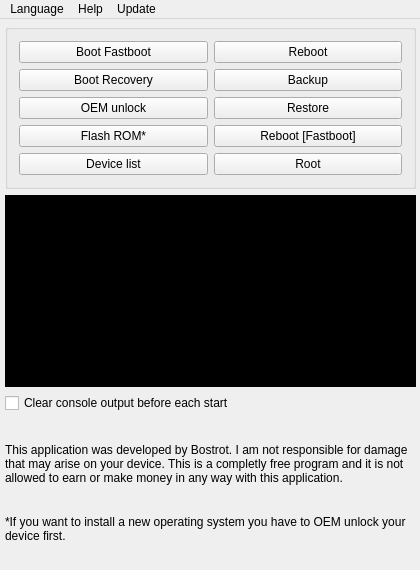
<?xml version="1.0" encoding="UTF-8"?>
<ui version="4.0">
 <class>MainWindow</class>
 <widget class="QMainWindow" name="MainWindow">
  <property name="geometry">
   <rect>
    <x>0</x>
    <y>0</y>
    <width>420</width>
    <height>570</height>
   </rect>
  </property>
  <property name="minimumSize">
   <size>
    <width>420</width>
    <height>570</height>
   </size>
  </property>
  <property name="maximumSize">
   <size>
    <width>420</width>
    <height>570</height>
   </size>
  </property>
  <property name="windowTitle">
   <string>OPOT_1.0.9</string>
  </property>
  <property name="locale">
   <locale language="English" country="UnitedStates"/>
  </property>
  <widget class="QWidget" name="centralWidget">
   <widget class="QWidget" name="gridLayoutWidget">
    <property name="geometry">
     <rect>
      <x>0</x>
      <y>0</y>
      <width>421</width>
      <height>571</height>
     </rect>
    </property>
    <layout class="QGridLayout" name="gridLayout">
     <property name="leftMargin">
      <number>5</number>
     </property>
     <property name="topMargin">
      <number>5</number>
     </property>
     <property name="rightMargin">
      <number>5</number>
     </property>
     <property name="bottomMargin">
      <number>5</number>
     </property>
     <item row="2" column="0">
      <layout class="QVBoxLayout" name="verticalLayout">
       <item>
        <widget class="QPlainTextEdit" name="plainTextEditConsoleOutput">
         <property name="sizePolicy">
          <sizepolicy hsizetype="Expanding" vsizetype="Fixed">
           <horstretch>0</horstretch>
           <verstretch>0</verstretch>
          </sizepolicy>
         </property>
         <property name="font">
          <font>
           <family>Courier</family>
          </font>
         </property>
         <property name="styleSheet">
          <string notr="true">background-color: rgb(0, 0, 0);
color: rgb(255, 255, 255);</string>
         </property>
         <property name="undoRedoEnabled">
          <bool>false</bool>
         </property>
         <property name="readOnly">
          <bool>true</bool>
         </property>
        </widget>
       </item>
       <item>
        <widget class="QCheckBox" name="checkBoxClearOutput">
         <property name="text">
          <string>Clear console output before each start</string>
         </property>
        </widget>
       </item>
      </layout>
     </item>
     <item row="5" column="0">
      <widget class="QLabel" name="labelDisclaimer">
       <property name="sizePolicy">
        <sizepolicy hsizetype="Preferred" vsizetype="Fixed">
         <horstretch>0</horstretch>
         <verstretch>0</verstretch>
        </sizepolicy>
       </property>
       <property name="text">
        <string>This application was developed by Bostrot. I am not responsible for damage that may arise on your device. This is a completly free program and it is not allowed to earn or make money in any way with this application. 

</string>
       </property>
       <property name="textFormat">
        <enum>Qt::RichText</enum>
       </property>
       <property name="scaledContents">
        <bool>false</bool>
       </property>
       <property name="wordWrap">
        <bool>true</bool>
       </property>
      </widget>
     </item>
     <item row="6" column="0">
      <widget class="QLabel" name="labelFootnote">
       <property name="sizePolicy">
        <sizepolicy hsizetype="Preferred" vsizetype="Fixed">
         <horstretch>0</horstretch>
         <verstretch>0</verstretch>
        </sizepolicy>
       </property>
       <property name="text">
        <string>*If you want to install a new operating system you have to OEM unlock your device first.</string>
       </property>
       <property name="wordWrap">
        <bool>true</bool>
       </property>
      </widget>
     </item>
     <item row="1" column="0">
      <widget class="QGroupBox" name="groupBox">
       <property name="title">
        <string/>
       </property>
       <layout class="QGridLayout" name="gridLayout_3">
        <item row="0" column="0">
         <widget class="QPushButton" name="fastboot">
          <property name="cursor">
           <cursorShape>PointingHandCursor</cursorShape>
          </property>
          <property name="text">
           <string>Boot Fastboot</string>
          </property>
         </widget>
        </item>
        <item row="0" column="1">
         <widget class="QPushButton" name="reboot">
          <property name="cursor">
           <cursorShape>PointingHandCursor</cursorShape>
          </property>
          <property name="text">
           <string>Reboot</string>
          </property>
         </widget>
        </item>
        <item row="1" column="0">
         <widget class="QPushButton" name="recovery">
          <property name="cursor">
           <cursorShape>PointingHandCursor</cursorShape>
          </property>
          <property name="text">
           <string>Boot Recovery</string>
          </property>
         </widget>
        </item>
        <item row="1" column="1">
         <widget class="QPushButton" name="backup">
          <property name="cursor">
           <cursorShape>PointingHandCursor</cursorShape>
          </property>
          <property name="text">
           <string>Backup</string>
          </property>
         </widget>
        </item>
        <item row="2" column="0">
         <widget class="QPushButton" name="oemunlock">
          <property name="cursor">
           <cursorShape>PointingHandCursor</cursorShape>
          </property>
          <property name="text">
           <string>OEM unlock</string>
          </property>
         </widget>
        </item>
        <item row="2" column="1">
         <widget class="QPushButton" name="restore">
          <property name="cursor">
           <cursorShape>PointingHandCursor</cursorShape>
          </property>
          <property name="text">
           <string>Restore</string>
          </property>
         </widget>
        </item>
        <item row="3" column="0">
         <widget class="QPushButton" name="flashrom">
          <property name="cursor">
           <cursorShape>PointingHandCursor</cursorShape>
          </property>
          <property name="text">
           <string>Flash ROM*</string>
          </property>
         </widget>
        </item>
        <item row="3" column="1">
         <widget class="QPushButton" name="rebootfastboot">
          <property name="cursor">
           <cursorShape>PointingHandCursor</cursorShape>
          </property>
          <property name="text">
           <string>Reboot [Fastboot]</string>
          </property>
         </widget>
        </item>
        <item row="4" column="0">
         <widget class="QPushButton" name="devices">
          <property name="cursor">
           <cursorShape>PointingHandCursor</cursorShape>
          </property>
          <property name="text">
           <string>Device list</string>
          </property>
         </widget>
        </item>
        <item row="4" column="1">
         <widget class="QPushButton" name="root">
          <property name="enabled">
           <bool>true</bool>
          </property>
          <property name="cursor">
           <cursorShape>PointingHandCursor</cursorShape>
          </property>
          <property name="text">
           <string>Root</string>
          </property>
         </widget>
        </item>
       </layout>
      </widget>
     </item>
     <item row="7" column="0">
      <widget class="QWidget" name="horizontalWidgetLinks" native="true">
       <property name="sizePolicy">
        <sizepolicy hsizetype="Preferred" vsizetype="Fixed">
         <horstretch>0</horstretch>
         <verstretch>0</verstretch>
        </sizepolicy>
       </property>
       <layout class="QHBoxLayout" name="horizontalLayout">
        <item>
         <widget class="QLabel" name="labelForumLink">
          <property name="palette">
           <palette>
            <active>
             <colorrole role="WindowText">
              <brush brushstyle="SolidPattern">
               <color alpha="255">
                <red>0</red>
                <green>0</green>
                <blue>0</blue>
               </color>
              </brush>
             </colorrole>
             <colorrole role="Button">
              <brush brushstyle="SolidPattern">
               <color alpha="255">
                <red>0</red>
                <green>0</green>
                <blue>255</blue>
               </color>
              </brush>
             </colorrole>
             <colorrole role="Light">
              <brush brushstyle="SolidPattern">
               <color alpha="255">
                <red>127</red>
                <green>127</green>
                <blue>255</blue>
               </color>
              </brush>
             </colorrole>
             <colorrole role="Midlight">
              <brush brushstyle="SolidPattern">
               <color alpha="255">
                <red>63</red>
                <green>63</green>
                <blue>255</blue>
               </color>
              </brush>
             </colorrole>
             <colorrole role="Dark">
              <brush brushstyle="SolidPattern">
               <color alpha="255">
                <red>0</red>
                <green>0</green>
                <blue>127</blue>
               </color>
              </brush>
             </colorrole>
             <colorrole role="Mid">
              <brush brushstyle="SolidPattern">
               <color alpha="255">
                <red>0</red>
                <green>0</green>
                <blue>170</blue>
               </color>
              </brush>
             </colorrole>
             <colorrole role="Text">
              <brush brushstyle="SolidPattern">
               <color alpha="255">
                <red>0</red>
                <green>0</green>
                <blue>0</blue>
               </color>
              </brush>
             </colorrole>
             <colorrole role="BrightText">
              <brush brushstyle="SolidPattern">
               <color alpha="255">
                <red>255</red>
                <green>255</green>
                <blue>255</blue>
               </color>
              </brush>
             </colorrole>
             <colorrole role="ButtonText">
              <brush brushstyle="SolidPattern">
               <color alpha="255">
                <red>0</red>
                <green>0</green>
                <blue>0</blue>
               </color>
              </brush>
             </colorrole>
             <colorrole role="Base">
              <brush brushstyle="SolidPattern">
               <color alpha="255">
                <red>255</red>
                <green>255</green>
                <blue>255</blue>
               </color>
              </brush>
             </colorrole>
             <colorrole role="Window">
              <brush brushstyle="SolidPattern">
               <color alpha="255">
                <red>0</red>
                <green>0</green>
                <blue>255</blue>
               </color>
              </brush>
             </colorrole>
             <colorrole role="Shadow">
              <brush brushstyle="SolidPattern">
               <color alpha="255">
                <red>0</red>
                <green>0</green>
                <blue>0</blue>
               </color>
              </brush>
             </colorrole>
             <colorrole role="AlternateBase">
              <brush brushstyle="SolidPattern">
               <color alpha="255">
                <red>127</red>
                <green>127</green>
                <blue>255</blue>
               </color>
              </brush>
             </colorrole>
             <colorrole role="ToolTipBase">
              <brush brushstyle="SolidPattern">
               <color alpha="255">
                <red>255</red>
                <green>255</green>
                <blue>220</blue>
               </color>
              </brush>
             </colorrole>
             <colorrole role="ToolTipText">
              <brush brushstyle="SolidPattern">
               <color alpha="255">
                <red>0</red>
                <green>0</green>
                <blue>0</blue>
               </color>
              </brush>
             </colorrole>
            </active>
            <inactive>
             <colorrole role="WindowText">
              <brush brushstyle="SolidPattern">
               <color alpha="255">
                <red>0</red>
                <green>0</green>
                <blue>0</blue>
               </color>
              </brush>
             </colorrole>
             <colorrole role="Button">
              <brush brushstyle="SolidPattern">
               <color alpha="255">
                <red>0</red>
                <green>0</green>
                <blue>255</blue>
               </color>
              </brush>
             </colorrole>
             <colorrole role="Light">
              <brush brushstyle="SolidPattern">
               <color alpha="255">
                <red>127</red>
                <green>127</green>
                <blue>255</blue>
               </color>
              </brush>
             </colorrole>
             <colorrole role="Midlight">
              <brush brushstyle="SolidPattern">
               <color alpha="255">
                <red>63</red>
                <green>63</green>
                <blue>255</blue>
               </color>
              </brush>
             </colorrole>
             <colorrole role="Dark">
              <brush brushstyle="SolidPattern">
               <color alpha="255">
                <red>0</red>
                <green>0</green>
                <blue>127</blue>
               </color>
              </brush>
             </colorrole>
             <colorrole role="Mid">
              <brush brushstyle="SolidPattern">
               <color alpha="255">
                <red>0</red>
                <green>0</green>
                <blue>170</blue>
               </color>
              </brush>
             </colorrole>
             <colorrole role="Text">
              <brush brushstyle="SolidPattern">
               <color alpha="255">
                <red>0</red>
                <green>0</green>
                <blue>0</blue>
               </color>
              </brush>
             </colorrole>
             <colorrole role="BrightText">
              <brush brushstyle="SolidPattern">
               <color alpha="255">
                <red>255</red>
                <green>255</green>
                <blue>255</blue>
               </color>
              </brush>
             </colorrole>
             <colorrole role="ButtonText">
              <brush brushstyle="SolidPattern">
               <color alpha="255">
                <red>0</red>
                <green>0</green>
                <blue>0</blue>
               </color>
              </brush>
             </colorrole>
             <colorrole role="Base">
              <brush brushstyle="SolidPattern">
               <color alpha="255">
                <red>255</red>
                <green>255</green>
                <blue>255</blue>
               </color>
              </brush>
             </colorrole>
             <colorrole role="Window">
              <brush brushstyle="SolidPattern">
               <color alpha="255">
                <red>0</red>
                <green>0</green>
                <blue>255</blue>
               </color>
              </brush>
             </colorrole>
             <colorrole role="Shadow">
              <brush brushstyle="SolidPattern">
               <color alpha="255">
                <red>0</red>
                <green>0</green>
                <blue>0</blue>
               </color>
              </brush>
             </colorrole>
             <colorrole role="AlternateBase">
              <brush brushstyle="SolidPattern">
               <color alpha="255">
                <red>127</red>
                <green>127</green>
                <blue>255</blue>
               </color>
              </brush>
             </colorrole>
             <colorrole role="ToolTipBase">
              <brush brushstyle="SolidPattern">
               <color alpha="255">
                <red>255</red>
                <green>255</green>
                <blue>220</blue>
               </color>
              </brush>
             </colorrole>
             <colorrole role="ToolTipText">
              <brush brushstyle="SolidPattern">
               <color alpha="255">
                <red>0</red>
                <green>0</green>
                <blue>0</blue>
               </color>
              </brush>
             </colorrole>
            </inactive>
            <disabled>
             <colorrole role="WindowText">
              <brush brushstyle="SolidPattern">
               <color alpha="255">
                <red>0</red>
                <green>0</green>
                <blue>127</blue>
               </color>
              </brush>
             </colorrole>
             <colorrole role="Button">
              <brush brushstyle="SolidPattern">
               <color alpha="255">
                <red>0</red>
                <green>0</green>
                <blue>255</blue>
               </color>
              </brush>
             </colorrole>
             <colorrole role="Light">
              <brush brushstyle="SolidPattern">
               <color alpha="255">
                <red>127</red>
                <green>127</green>
                <blue>255</blue>
               </color>
              </brush>
             </colorrole>
             <colorrole role="Midlight">
              <brush brushstyle="SolidPattern">
               <color alpha="255">
                <red>63</red>
                <green>63</green>
                <blue>255</blue>
               </color>
              </brush>
             </colorrole>
             <colorrole role="Dark">
              <brush brushstyle="SolidPattern">
               <color alpha="255">
                <red>0</red>
                <green>0</green>
                <blue>127</blue>
               </color>
              </brush>
             </colorrole>
             <colorrole role="Mid">
              <brush brushstyle="SolidPattern">
               <color alpha="255">
                <red>0</red>
                <green>0</green>
                <blue>170</blue>
               </color>
              </brush>
             </colorrole>
             <colorrole role="Text">
              <brush brushstyle="SolidPattern">
               <color alpha="255">
                <red>0</red>
                <green>0</green>
                <blue>127</blue>
               </color>
              </brush>
             </colorrole>
             <colorrole role="BrightText">
              <brush brushstyle="SolidPattern">
               <color alpha="255">
                <red>255</red>
                <green>255</green>
                <blue>255</blue>
               </color>
              </brush>
             </colorrole>
             <colorrole role="ButtonText">
              <brush brushstyle="SolidPattern">
               <color alpha="255">
                <red>0</red>
                <green>0</green>
                <blue>127</blue>
               </color>
              </brush>
             </colorrole>
             <colorrole role="Base">
              <brush brushstyle="SolidPattern">
               <color alpha="255">
                <red>0</red>
                <green>0</green>
                <blue>255</blue>
               </color>
              </brush>
             </colorrole>
             <colorrole role="Window">
              <brush brushstyle="SolidPattern">
               <color alpha="255">
                <red>0</red>
                <green>0</green>
                <blue>255</blue>
               </color>
              </brush>
             </colorrole>
             <colorrole role="Shadow">
              <brush brushstyle="SolidPattern">
               <color alpha="255">
                <red>0</red>
                <green>0</green>
                <blue>0</blue>
               </color>
              </brush>
             </colorrole>
             <colorrole role="AlternateBase">
              <brush brushstyle="SolidPattern">
               <color alpha="255">
                <red>0</red>
                <green>0</green>
                <blue>255</blue>
               </color>
              </brush>
             </colorrole>
             <colorrole role="ToolTipBase">
              <brush brushstyle="SolidPattern">
               <color alpha="255">
                <red>255</red>
                <green>255</green>
                <blue>220</blue>
               </color>
              </brush>
             </colorrole>
             <colorrole role="ToolTipText">
              <brush brushstyle="SolidPattern">
               <color alpha="255">
                <red>0</red>
                <green>0</green>
                <blue>0</blue>
               </color>
              </brush>
             </colorrole>
            </disabled>
           </palette>
          </property>
          <property name="cursor">
           <cursorShape>PointingHandCursor</cursorShape>
          </property>
          <property name="text">
           <string>&lt;html&gt;&lt;head/&gt;&lt;body&gt;&lt;p&gt;&lt;a href=&quot;https://forums.oneplus.net/threads/oneplus-one-toolkit-new.311774/&quot;&gt;&lt;span style=&quot; text-decoration: underline; color:#0000ff;&quot;&gt;OnePlus One Forum&lt;/span&gt;&lt;/a&gt;&lt;/p&gt;&lt;/body&gt;&lt;/html&gt;</string>
          </property>
          <property name="openExternalLinks">
           <bool>true</bool>
          </property>
         </widget>
        </item>
        <item>
         <widget class="QLabel" name="labelWebsiteLink">
          <property name="palette">
           <palette>
            <active>
             <colorrole role="WindowText">
              <brush brushstyle="SolidPattern">
               <color alpha="255">
                <red>0</red>
                <green>0</green>
                <blue>0</blue>
               </color>
              </brush>
             </colorrole>
             <colorrole role="Button">
              <brush brushstyle="SolidPattern">
               <color alpha="255">
                <red>0</red>
                <green>0</green>
                <blue>255</blue>
               </color>
              </brush>
             </colorrole>
             <colorrole role="Light">
              <brush brushstyle="SolidPattern">
               <color alpha="255">
                <red>127</red>
                <green>127</green>
                <blue>255</blue>
               </color>
              </brush>
             </colorrole>
             <colorrole role="Midlight">
              <brush brushstyle="SolidPattern">
               <color alpha="255">
                <red>63</red>
                <green>63</green>
                <blue>255</blue>
               </color>
              </brush>
             </colorrole>
             <colorrole role="Dark">
              <brush brushstyle="SolidPattern">
               <color alpha="255">
                <red>0</red>
                <green>0</green>
                <blue>127</blue>
               </color>
              </brush>
             </colorrole>
             <colorrole role="Mid">
              <brush brushstyle="SolidPattern">
               <color alpha="255">
                <red>0</red>
                <green>0</green>
                <blue>170</blue>
               </color>
              </brush>
             </colorrole>
             <colorrole role="Text">
              <brush brushstyle="SolidPattern">
               <color alpha="255">
                <red>0</red>
                <green>0</green>
                <blue>0</blue>
               </color>
              </brush>
             </colorrole>
             <colorrole role="BrightText">
              <brush brushstyle="SolidPattern">
               <color alpha="255">
                <red>255</red>
                <green>255</green>
                <blue>255</blue>
               </color>
              </brush>
             </colorrole>
             <colorrole role="ButtonText">
              <brush brushstyle="SolidPattern">
               <color alpha="255">
                <red>0</red>
                <green>0</green>
                <blue>0</blue>
               </color>
              </brush>
             </colorrole>
             <colorrole role="Base">
              <brush brushstyle="SolidPattern">
               <color alpha="255">
                <red>255</red>
                <green>255</green>
                <blue>255</blue>
               </color>
              </brush>
             </colorrole>
             <colorrole role="Window">
              <brush brushstyle="SolidPattern">
               <color alpha="255">
                <red>0</red>
                <green>0</green>
                <blue>255</blue>
               </color>
              </brush>
             </colorrole>
             <colorrole role="Shadow">
              <brush brushstyle="SolidPattern">
               <color alpha="255">
                <red>0</red>
                <green>0</green>
                <blue>0</blue>
               </color>
              </brush>
             </colorrole>
             <colorrole role="AlternateBase">
              <brush brushstyle="SolidPattern">
               <color alpha="255">
                <red>127</red>
                <green>127</green>
                <blue>255</blue>
               </color>
              </brush>
             </colorrole>
             <colorrole role="ToolTipBase">
              <brush brushstyle="SolidPattern">
               <color alpha="255">
                <red>255</red>
                <green>255</green>
                <blue>220</blue>
               </color>
              </brush>
             </colorrole>
             <colorrole role="ToolTipText">
              <brush brushstyle="SolidPattern">
               <color alpha="255">
                <red>0</red>
                <green>0</green>
                <blue>0</blue>
               </color>
              </brush>
             </colorrole>
            </active>
            <inactive>
             <colorrole role="WindowText">
              <brush brushstyle="SolidPattern">
               <color alpha="255">
                <red>0</red>
                <green>0</green>
                <blue>0</blue>
               </color>
              </brush>
             </colorrole>
             <colorrole role="Button">
              <brush brushstyle="SolidPattern">
               <color alpha="255">
                <red>0</red>
                <green>0</green>
                <blue>255</blue>
               </color>
              </brush>
             </colorrole>
             <colorrole role="Light">
              <brush brushstyle="SolidPattern">
               <color alpha="255">
                <red>127</red>
                <green>127</green>
                <blue>255</blue>
               </color>
              </brush>
             </colorrole>
             <colorrole role="Midlight">
              <brush brushstyle="SolidPattern">
               <color alpha="255">
                <red>63</red>
                <green>63</green>
                <blue>255</blue>
               </color>
              </brush>
             </colorrole>
             <colorrole role="Dark">
              <brush brushstyle="SolidPattern">
               <color alpha="255">
                <red>0</red>
                <green>0</green>
                <blue>127</blue>
               </color>
              </brush>
             </colorrole>
             <colorrole role="Mid">
              <brush brushstyle="SolidPattern">
               <color alpha="255">
                <red>0</red>
                <green>0</green>
                <blue>170</blue>
               </color>
              </brush>
             </colorrole>
             <colorrole role="Text">
              <brush brushstyle="SolidPattern">
               <color alpha="255">
                <red>0</red>
                <green>0</green>
                <blue>0</blue>
               </color>
              </brush>
             </colorrole>
             <colorrole role="BrightText">
              <brush brushstyle="SolidPattern">
               <color alpha="255">
                <red>255</red>
                <green>255</green>
                <blue>255</blue>
               </color>
              </brush>
             </colorrole>
             <colorrole role="ButtonText">
              <brush brushstyle="SolidPattern">
               <color alpha="255">
                <red>0</red>
                <green>0</green>
                <blue>0</blue>
               </color>
              </brush>
             </colorrole>
             <colorrole role="Base">
              <brush brushstyle="SolidPattern">
               <color alpha="255">
                <red>255</red>
                <green>255</green>
                <blue>255</blue>
               </color>
              </brush>
             </colorrole>
             <colorrole role="Window">
              <brush brushstyle="SolidPattern">
               <color alpha="255">
                <red>0</red>
                <green>0</green>
                <blue>255</blue>
               </color>
              </brush>
             </colorrole>
             <colorrole role="Shadow">
              <brush brushstyle="SolidPattern">
               <color alpha="255">
                <red>0</red>
                <green>0</green>
                <blue>0</blue>
               </color>
              </brush>
             </colorrole>
             <colorrole role="AlternateBase">
              <brush brushstyle="SolidPattern">
               <color alpha="255">
                <red>127</red>
                <green>127</green>
                <blue>255</blue>
               </color>
              </brush>
             </colorrole>
             <colorrole role="ToolTipBase">
              <brush brushstyle="SolidPattern">
               <color alpha="255">
                <red>255</red>
                <green>255</green>
                <blue>220</blue>
               </color>
              </brush>
             </colorrole>
             <colorrole role="ToolTipText">
              <brush brushstyle="SolidPattern">
               <color alpha="255">
                <red>0</red>
                <green>0</green>
                <blue>0</blue>
               </color>
              </brush>
             </colorrole>
            </inactive>
            <disabled>
             <colorrole role="WindowText">
              <brush brushstyle="SolidPattern">
               <color alpha="255">
                <red>0</red>
                <green>0</green>
                <blue>127</blue>
               </color>
              </brush>
             </colorrole>
             <colorrole role="Button">
              <brush brushstyle="SolidPattern">
               <color alpha="255">
                <red>0</red>
                <green>0</green>
                <blue>255</blue>
               </color>
              </brush>
             </colorrole>
             <colorrole role="Light">
              <brush brushstyle="SolidPattern">
               <color alpha="255">
                <red>127</red>
                <green>127</green>
                <blue>255</blue>
               </color>
              </brush>
             </colorrole>
             <colorrole role="Midlight">
              <brush brushstyle="SolidPattern">
               <color alpha="255">
                <red>63</red>
                <green>63</green>
                <blue>255</blue>
               </color>
              </brush>
             </colorrole>
             <colorrole role="Dark">
              <brush brushstyle="SolidPattern">
               <color alpha="255">
                <red>0</red>
                <green>0</green>
                <blue>127</blue>
               </color>
              </brush>
             </colorrole>
             <colorrole role="Mid">
              <brush brushstyle="SolidPattern">
               <color alpha="255">
                <red>0</red>
                <green>0</green>
                <blue>170</blue>
               </color>
              </brush>
             </colorrole>
             <colorrole role="Text">
              <brush brushstyle="SolidPattern">
               <color alpha="255">
                <red>0</red>
                <green>0</green>
                <blue>127</blue>
               </color>
              </brush>
             </colorrole>
             <colorrole role="BrightText">
              <brush brushstyle="SolidPattern">
               <color alpha="255">
                <red>255</red>
                <green>255</green>
                <blue>255</blue>
               </color>
              </brush>
             </colorrole>
             <colorrole role="ButtonText">
              <brush brushstyle="SolidPattern">
               <color alpha="255">
                <red>0</red>
                <green>0</green>
                <blue>127</blue>
               </color>
              </brush>
             </colorrole>
             <colorrole role="Base">
              <brush brushstyle="SolidPattern">
               <color alpha="255">
                <red>0</red>
                <green>0</green>
                <blue>255</blue>
               </color>
              </brush>
             </colorrole>
             <colorrole role="Window">
              <brush brushstyle="SolidPattern">
               <color alpha="255">
                <red>0</red>
                <green>0</green>
                <blue>255</blue>
               </color>
              </brush>
             </colorrole>
             <colorrole role="Shadow">
              <brush brushstyle="SolidPattern">
               <color alpha="255">
                <red>0</red>
                <green>0</green>
                <blue>0</blue>
               </color>
              </brush>
             </colorrole>
             <colorrole role="AlternateBase">
              <brush brushstyle="SolidPattern">
               <color alpha="255">
                <red>0</red>
                <green>0</green>
                <blue>255</blue>
               </color>
              </brush>
             </colorrole>
             <colorrole role="ToolTipBase">
              <brush brushstyle="SolidPattern">
               <color alpha="255">
                <red>255</red>
                <green>255</green>
                <blue>220</blue>
               </color>
              </brush>
             </colorrole>
             <colorrole role="ToolTipText">
              <brush brushstyle="SolidPattern">
               <color alpha="255">
                <red>0</red>
                <green>0</green>
                <blue>0</blue>
               </color>
              </brush>
             </colorrole>
            </disabled>
           </palette>
          </property>
          <property name="cursor">
           <cursorShape>PointingHandCursor</cursorShape>
          </property>
          <property name="text">
           <string>&lt;html&gt;&lt;head/&gt;&lt;body&gt;&lt;p&gt;&lt;a href=&quot;http://www.p-devs.info/&quot;&gt;&lt;span style=&quot; text-decoration: underline; color:#0000ff;&quot;&gt;Developer website&lt;/span&gt;&lt;/a&gt;&lt;/p&gt;&lt;/body&gt;&lt;/html&gt;</string>
          </property>
          <property name="alignment">
           <set>Qt::AlignRight|Qt::AlignTrailing|Qt::AlignVCenter</set>
          </property>
          <property name="openExternalLinks">
           <bool>true</bool>
          </property>
         </widget>
        </item>
       </layout>
      </widget>
     </item>
    </layout>
   </widget>
  </widget>
  <widget class="QMenuBar" name="menuBar">
   <property name="geometry">
    <rect>
     <x>0</x>
     <y>0</y>
     <width>420</width>
     <height>21</height>
    </rect>
   </property>
   <widget class="QMenu" name="menuLanguage">
    <property name="title">
     <string>Language</string>
    </property>
    <addaction name="actionGerman"/>
    <addaction name="actionEnglish"/>
   </widget>
   <widget class="QMenu" name="menuHelp">
    <property name="title">
     <string>Help</string>
    </property>
    <addaction name="actionAbout"/>
    <addaction name="actionFeedback"/>
   </widget>
   <widget class="QMenu" name="menuUpdate">
    <property name="title">
     <string>Update</string>
    </property>
    <addaction name="actionSearch_for_updates"/>
   </widget>
   <addaction name="menuLanguage"/>
   <addaction name="menuHelp"/>
   <addaction name="menuUpdate"/>
  </widget>
  <widget class="QStatusBar" name="statusBar">
   <property name="sizeGripEnabled">
    <bool>false</bool>
   </property>
  </widget>
  <action name="actionGerman">
   <property name="text">
    <string>German</string>
   </property>
  </action>
  <action name="actionEnglish">
   <property name="text">
    <string>English</string>
   </property>
  </action>
  <action name="actionAbout">
   <property name="text">
    <string>About</string>
   </property>
  </action>
  <action name="actionFeedback">
   <property name="text">
    <string>Feedback</string>
   </property>
  </action>
  <action name="actionSearch_for_updates">
   <property name="text">
    <string>Download newest version to Desktop</string>
   </property>
  </action>
 </widget>
 <layoutdefault spacing="6" margin="11"/>
 <resources/>
 <connections/>
</ui>
